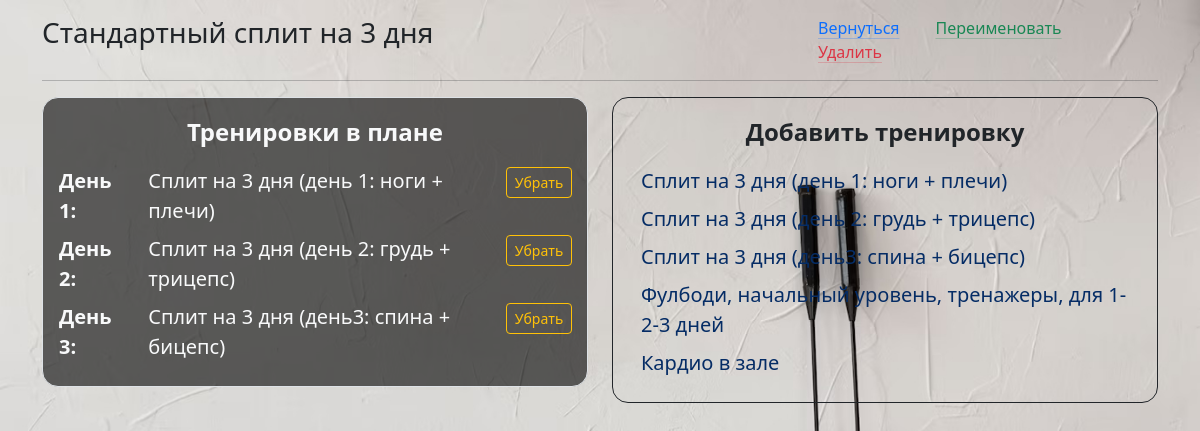
The page /plan_new/1 on the database as committed earlier.
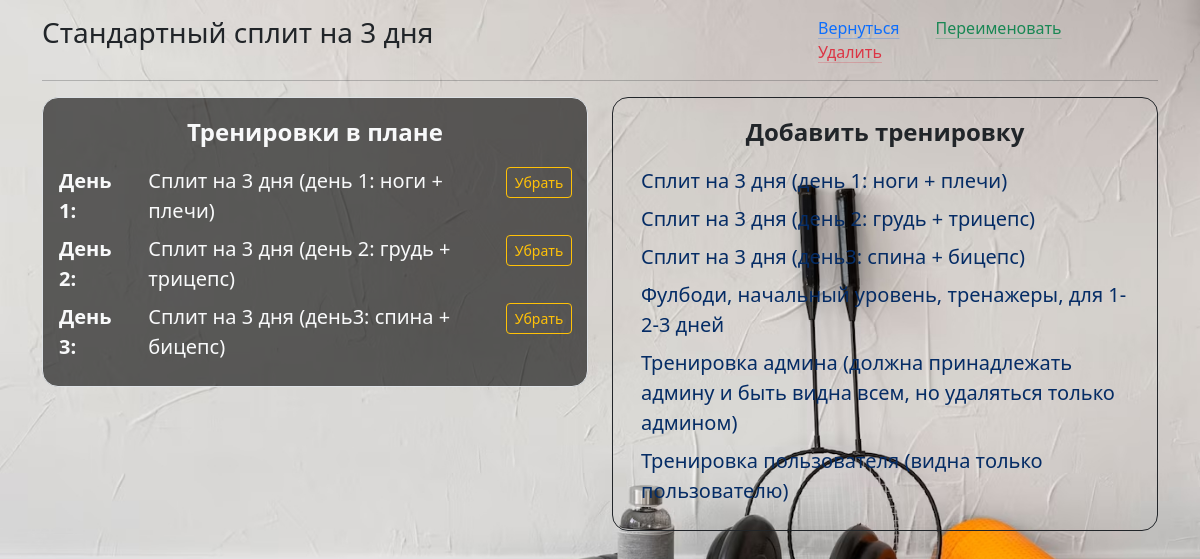
The same page on the database as committed later.
### _models.py (models this page shows, shortened)
class Plan(db.Model):
    __tablename__ = 'plans'
    id = db.Column(db.Integer, primary_key=True)
    name = db.Column(db.String, default='New Plan')
    owner = db.Column(db.String, default='Admin')
    trainings = relationship('Training', secondary='plan_trainings', back_populates='plans')

class Training(db.Model):
    __tablename__ = 'trainings'
    training_id = db.Column(db.Integer, primary_key=True)
    name = db.Column(db.String(50), nullable=False)
    exercises = relationship('Exercise', secondary='training_exercises', overlaps="trainings")
    user_trainings = relationship('UserTraining', back_populates='training', cascade='all, delete-orphan')
    plans = relationship('Plan', secondary='plan_trainings', back_populates='trainings')

### main.py (the view)
@app.route('/plan_new/<int:plan_id>', methods=['POST', 'GET'])
def plan_new(plan_id):
    trainings = Training.query.all()
    if request.method == 'POST' and plan_id == 0:
        plan_name = request.form.get('plan_name')
        unique_name = generate_unique_plan_name(plan_name)
        plan = Plan(name=unique_name, owner=current_user.name)
        db.session.add(plan)
        try:
            db.session.commit()
        except:
            db.session.rollback()
            return 'Ошибка при создании нового плана тренировок'
    else:
        plan = Plan.query.get(plan_id)
    plan_trainings = Plan_Trainings.query.filter_by(plan_id=plan.id).all()
    return render_template('plan_new.html', trainings=trainings, plan=plan, plan_trainings=plan_trainings)

### templates/plan_new.html (shortened to what this page needs)
{% extends 'base.html' %}
{% block body %}
<div class="mt-3">
    <div class="row">
        <div class="col-8">
            <h3>{{plan.name}}</h3>
        </div>
        <div class="col-4">
            <a href="/plans_all" class="mx-3 link-primary link-offset-2 link-underline-opacity-25 link-underline-opacity-100-hover">Вернуться</a>
            <a href="#" data-bs-toggle="modal" data-bs-target="#rename_plan" class="mx-3 link-success link-offset-2 link-underline-opacity-25 link-underline-opacity-100-hover">Переименовать</a>
            <a href="#" data-bs-toggle="modal" data-bs-target="#delete_plan" class="mx-3 link-danger link-offset-2 link-underline-opacity-25 link-underline-opacity-100-hover">Удалить</a>
        </div>
    </div>
    <hr>
    <div class="row">
        <div class="col-6">
            <div class="container border rounded-4 bg-opacity-60 p-3 text-light fs-4">
                <div class="container mb-3 text-center">
                    <b>Тренировки в плане</b>
                </div>
                {% for i in range(plan_trainings|length) %}
                    {% for train in plan.trainings %}
                        {% if train.training_id == plan_trainings[i].training_id %}
                <div class="row mb-2 fs-5">
                    <div class="col-2">
                        <b>День {{i+1}}:</b>
                    </div>
                    <div class="col-8">
                        {{ train.name }}
                    </div>
                    <div class="col-2 text-end">
                        <a href="/del_train_from_plan/{{plan_trainings[i].id}}" class="btn btn-outline-warning btn-sm">Убрать</a>
                    </div>
                </div>
                        {% endif %}
                    {% endfor %}
                {% endfor %}
            </div>
        </div>
        <div class="col-6">
            <div class="container fs-4 border border-dark rounded-4 p-3 fw-medium">
                <div class="container text-center mb-3">
                    <b>Добавить тренировку</b>
                </div>
                {% for train in trainings %}
                    <div class="container mb-2 dark-hover fs-5 text-primary-emphasis">
                        <a href="#" class="nav-link link-underline link-underline-opacity-0 bg-opacity-0" data-bs-toggle="modal" data-bs-target="#modal_training_to_plan{{train.training_id}}">{{train.name}}</a>
                    </div>
                {% endfor %}
            </div>
        </div>
    </div>
</div>
{% endblock %}

### templates/base.html (shortened to what this page needs)
<!doctype html>
<html lang="ru">
<head>
    <link rel="stylesheet" href="{{ url_for('static', filename='css/bootstrap.min.css' )}}">
    <link rel="stylesheet" href="{{ url_for('static', filename='css/main.css' )}}">
</head>
<body>
    <div class="container">
        {% block body %}{% endblock %}
    </div>
</body>
</html>

### static/css/main.css (style rules this page uses)
body { background-image: url('../imgs/background.jpg'); background-size: cover; background-repeat: no-repeat; background-attachment: fixed; }
.bg-opacity-60 { background-color: rgba(0, 0, 0, 0.6); }
.bg-opacity-0 { background-color: rgba(0, 0, 0, 0); transition: background-color 0.3s; }

Rows that differ between the two databases and show on the page:
changed Training: name "Кардио в зале" → "Тренировка админа (должна принадлежать админу и быть видна всем, но удаляться только админом)"
added Training: name "Тренировка пользователя (видна только пользователю)"
